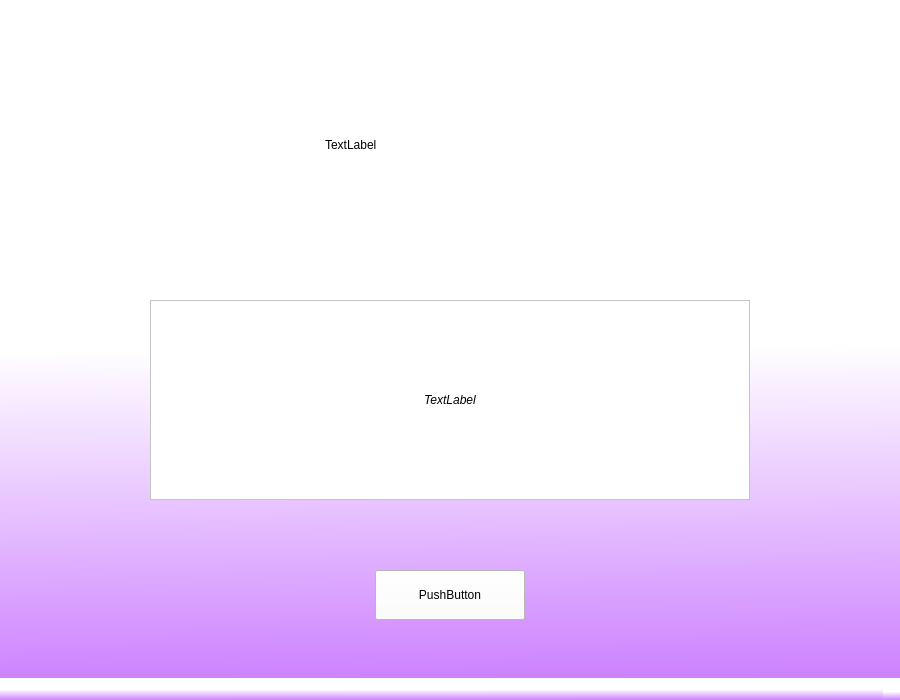
<?xml version="1.0" encoding="UTF-8"?>
<ui version="4.0">
 <class>MainWindow</class>
 <widget class="QMainWindow" name="MainWindow">
  <property name="geometry">
   <rect>
    <x>0</x>
    <y>0</y>
    <width>900</width>
    <height>700</height>
   </rect>
  </property>
  <property name="windowTitle">
   <string>Start</string>
  </property>
  <property name="styleSheet">
   <string notr="true">background-color:qlineargradient(spread:pad, x1:0.466, y1:0.511364, x2:0.471591, y2:1, stop:0 rgba(255, 255, 255, 255), stop:1 rgba(205, 130, 255, 255))</string>
  </property>
  <widget class="QWidget" name="centralwidget">
   <widget class="QLabel" name="label">
    <property name="geometry">
     <rect>
      <x>150</x>
      <y>300</y>
      <width>600</width>
      <height>200</height>
     </rect>
    </property>
    <property name="font">
     <font>
      <italic>true</italic>
     </font>
    </property>
    <property name="styleSheet">
     <string notr="true">background-color:rgb(255, 255, 255)</string>
    </property>
    <property name="frameShape">
     <enum>QFrame::StyledPanel</enum>
    </property>
    <property name="text">
     <string>TextLabel</string>
    </property>
    <property name="alignment">
     <set>Qt::AlignCenter</set>
    </property>
   </widget>
   <widget class="QPushButton" name="pushButton">
    <property name="geometry">
     <rect>
      <x>375</x>
      <y>570</y>
      <width>150</width>
      <height>50</height>
     </rect>
    </property>
    <property name="styleSheet">
     <string notr="true">background-color:rgb(255, 255, 255)</string>
    </property>
    <property name="text">
     <string>PushButton</string>
    </property>
   </widget>
   <widget class="QLabel" name="label_2">
    <property name="geometry">
     <rect>
      <x>325</x>
      <y>20</y>
      <width>250</width>
      <height>250</height>
     </rect>
    </property>
    <property name="styleSheet">
     <string notr="true">background-color:rgb(255, 255, 255)</string>
    </property>
    <property name="text">
     <string>TextLabel</string>
    </property>
   </widget>
  </widget>
  <widget class="QMenuBar" name="menubar">
   <property name="geometry">
    <rect>
     <x>0</x>
     <y>0</y>
     <width>900</width>
     <height>18</height>
    </rect>
   </property>
  </widget>
  <widget class="QStatusBar" name="statusbar"/>
 </widget>
 <resources/>
 <connections/>
</ui>
